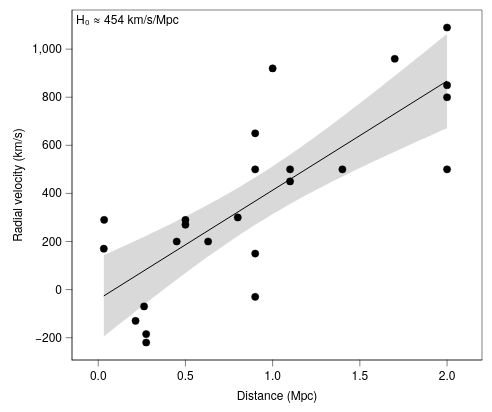

Describe this chart as a Vega-Lite specification.
### Vega-Lite specification from a JSON file in a GitHub repository (floating-point values rounded to 4 significant figures)
{"background": null, "config": {"arc": {"fill": "#DBDBDB", "fillOpacity": 1.0, "innerRadius": 43.75, "padAngle": 0.03, "stroke": "black", "strokeOpacity": 1, "strokeWidth": 0.25}, "area": {"fill": "#DBDBDB", "fillOpacity": 1.0, "stroke": "black", "strokeOpacity": 1, "strokeWidth": 0.25}, "axis": {"domain": true, "domainCap": "round", "domainColor": "black", "domainWidth": 0.25, "grid": false, "gridCap": "round", "gridColor": "#F1F1F1", "gridDash": [0, 0], "gridOpacity": 1.0, "gridWidth": 0.25, "labelColor": "black", "labelFont": "Helvetica Neue, HelveticaNeue, Helvetica, Arial, sans-serif", "labelFontSize": 6, "labelFontStyle": "normal", "labelFontWeight": 400, "offset": 0, "ticks": true, "tickCap": "round", "tickColor": "black", "tickRound": false, "tickSize": 3, "tickWidth": 0.25, "titleColor": "black", "titleFont": "Helvetica Neue, HelveticaNeue, Helvetica, Arial, sans-serif", "titleFontSize": 6, "titleFontStyle": "normal", "titleFontWeight": 400}, "axisX": {"domain": true, "labelAlign": "center", "labelAngle": 0, "labels": true, "ticks": true, "translate": 0}, "axisY": {"domain": true, "labelAlign": "right", "labelAngle": 0, "labels": true, "ticks": true, "translate": 0}, "axisRight": {"domain": true, "labelAlign": "left", "labelAngle": 0, "labels": true, "ticks": true, "translate": 0}, "axisTop": {"domain": true, "labelAlign": "center", "labelAngle": 0, "labels": true, "ticks": true, "translate": 0}, "axisBand": {"tickOffset": 0}, "bar": {"fill": "#DBDBDB", "fillOpacity": 1.0, "stroke": "black", "strokeOpacity": 1, "strokeWidth": 0.25}, "boxplot": {"size": 15.75, "ticks": {"cornerRadius": 0.25, "fill": "black", "opacity": 1, "size": 7.875, "thickness": 0.25}, "box": {"fillOpacity": 1.0, "stroke": "black", "strokeOpacity": 1, "strokeWidth": 0.25}, "median": {"cornerRadius": 0, "fill": "black", "fillOpacity": 1.0, "opacity": 1, "size": 15.75, "thickness": 0.25}, "rule": {"fill": "black", "fillOpacity": 1.0, "size": 17.5, "stroke": "black", "strokeDash": [0, 0], "strokeOpacity": 1, "strokeWidth": 0.25}, "outliers": {"color": "black", "fill": "black", "fillOpacity": 1.0, "size": 0, "stroke": "black", "strokeOpacity": 1, "strokeWidth": 0.25}}, "circle": {"fill": "black", "fillOpacity": 1.0, "size": 2.188, "stroke": null, "strokeOpacity": 1, "strokeWidth": 0.25}, "errorband": {"band": {"fillOpacity": 0.6, "stroke": null, "strokeWidth": 0.25, "strokeOpacity": 1}, "borders": {"opacity": 0, "strokeOpacity": 1, "strokeWidth": 0.25}}, "errorbar": {"opacity": 1, "rule": {"strokeDash": [0, 0], "strokeWidth": 0.25}, "ticks": {"color": "black", "cornerRadius": 0.125, "opacity": 1, "size": 10.5, "thickness": 0.25}, "thickness": 0.25}, "font": "Helvetica Neue, HelveticaNeue, Helvetica, Arial, sans-serif", "geoshape": {"fill": "#DBDBDB", "fillOpacity": 1.0, "stroke": "black", "strokeOpacity": 1, "strokeWidth": 0.25}, "header": {"labelColor": "black", "labelFont": "Helvetica Neue, HelveticaNeue, Helvetica, Arial, sans-serif", "labelFontSize": 6, "labelFontStyle": "normal", "labelFontWeight": 400, "titleColor": "black", "titleFont": "Helvetica Neue, HelveticaNeue, Helvetica, Arial, sans-serif", "titleFontSize": 6, "titleFontStyle": "normal", "titleFontWeight": 400, "titlePadding": 0}, "legend": {"disable": false, "offset": 4.5, "titlePadding": 4, "labelOffset": 2, "gradientLabelOffset": 2, "columnPadding": 4, "rowPadding": 2, "gradientLength": 87.5, "gradientThickness": 8.75, "gradientOpacity": 1.0, "gradientStrokeColor": "black", "gradientStrokeWidth": 0.25, "labelColor": "black", "labelFont": "Helvetica Neue, HelveticaNeue, Helvetica, Arial, sans-serif", "labelFontSize": 6, "labelFontStyle": "normal", "labelFontWeight": 400, "strokeColor": "black", "strokeWidth": 0, "symbolSize": 36, "symbolStrokeColor": "black", "symbolStrokeWidth": 0.25, "titleColor": "black", "titleFont": "Helvetica Neue, HelveticaNeue, Helvetica, Arial, sans-serif", "titleFontSize": 6, "titleFontStyle": "normal", "titleFontWeight": 400}, "line": {"color": "black", "stroke": "black", "strokeCap": "butt", "strokeDash": [0, 0], "strokeOpacity": 1, "strokeWidth": 0.5}, "point": {"filled": true, "fill": "#DBDBDB", "fillOpacity": 1.0, "size": 8.75, "stroke": "black", "strokeOpacity": 1, "strokeWidth": 0.25}, "range": {"category": ["#B2B2B2", "#4A7CD3", "#008542", "#664CAF", "#509F98", "#636363", "#284F93", "#005226", "#382864", "#285753"], "diverging": {"scheme": ["#443E60", "#5F597E", "#7C759B", "#9994B6", "#B7B4CC", "#D6D5DC", "#F6F6F6", "#D1DAD9", "#A4C2BF", "#7AA9A4", "#578E89", "#37736E", "#1B5954"]}, "heatmap": {"scheme": ["#440154", "#472270", "#433E82", "#38598C", "#2C728E", "#238A8D", "#24A086", "#39B578", "#5DC862", "#96D646", "#CAE02D", "#FDE724"]}, "ordinal": {"scheme": ["#F1F1F1", "#DBDBDB", "#C6C6C6", "#B2B2B2", "#9D9D9D", "#898989", "#767676", "#636363", "#515151", "#404040", "#2F2F2F", "#1F1F1F"]}, "ramp": {"scheme": ["#440154", "#472270", "#433E82", "#38598C", "#2C728E", "#238A8D", "#24A086", "#39B578", "#5DC862", "#96D646", "#CAE02D", "#FDE724"]}}, "rule": {"color": "black", "stroke": "black", "strokeCap": "round", "strokeDash": [2, 2], "strokeOpacity": 1, "strokeWidth": 0.25}, "scale": {"barBandPaddingInner": 0.1, "rectBandPaddingInner": 0, "tickBandPaddingInner": 0.1, "bandPaddingOuter": 0.1, "bandWithNestedOffsetPaddingInner": 0.2, "bandWithNestedOffsetPaddingOuter": 0.2, "offsetBandPaddingInner": 0, "offsetBandPaddingOuter": 0, "continuousPadding": 8.75, "round": false}, "rect": {"fill": "#DBDBDB", "fillOpacity": 1.0, "stroke": "black", "strokeOpacity": 1, "strokeWidth": 0.25}, "square": {"fill": "#DBDBDB", "fillOpacity": 1.0, "size": 17.5, "stroke": "black", "strokeOpacity": 1, "strokeWidth": 0.25}, "text": {"color": "black", "font": "Helvetica Neue, HelveticaNeue, Helvetica, Arial, sans-serif", "fontSize": 6, "fontStyle": "normal", "fontWeight": 400}, "tick": {"color": "black", "cornerRadius": 0.125, "opacity": 1.0, "size": 15.75, "thickness": 0.25}, "title": {"anchor": "middle", "frame": "group", "color": "black", "font": "Helvetica Neue, HelveticaNeue, Helvetica, Arial, sans-serif", "fontSize": 6, "fontStyle": "normal", "fontWeight": 400, "subtitleColor": "black", "subtitleFont": "Helvetica Neue, HelveticaNeue, Helvetica, Arial, sans-serif", "subtitleFontSize": 6, "subtitleFontStyle": "normal", "subtitleFontWeight": 400}, "trail": {"color": "black", "opacity": 1, "size": 0.5}, "view": {"continuousWidth": 205, "continuousHeight": 175, "discreteWidth": 205, "discreteHeight": 175, "fill": null, "stroke": "black", "strokeWidth": 0.25}}, "layer": [{"data": {"name": "data-85554fe86a852df2e7617ef3ce078e3a"}, "mark": {"type": "point", "color": "black", "filled": true, "size": 13}, "encoding": {"x": {"field": "distance", "scale": {"domain": [-0.05, 2.1], "nice": false}, "title": "Distance (Mpc)", "type": "quantitative"}, "y": {"field": "velocity", "title": "Radial velocity (km/s)", "type": "quantitative", "scale": {"nice": false}}}}, {"layer": [{"data": {"name": "data-6244fde04a48d5984bb2d262604c4d70"}, "mark": {"type": "area", "fill": "black", "fillOpacity": 0.15, "stroke": null, "strokeWidth": 0}, "encoding": {"x": {"field": "distance", "type": "quantitative", "scale": {"nice": false}}, "y": {"field": "velocity", "type": "quantitative", "scale": {"nice": false}}, "y2": {"field": "__ci_hi"}}}, {"data": {"name": "data-ea7ca8b838bcbd40baa648b4baba2d38"}, "mark": {"type": "line"}, "encoding": {"x": {"field": "distance", "type": "quantitative", "scale": {"nice": false}}, "y": {"field": "velocity", "type": "quantitative", "scale": {"nice": false}}}}], "name": "__dysonsphere_93070485e66ed928_65"}, {"data": {"values": [{"__dysonsphere__": 1}]}, "mark": {"type": "text", "align": "left", "angle": 0, "baseline": "top", "dx": 0, "dy": 0, "opacity": 1.0}, "encoding": {"text": {"value": "H₀ ≈ 454 km/s/Mpc"}, "x": {"value": 2}, "y": {"value": 2}}}], "$schema": "https://vega.github.io/schema/vega-lite/v6.4.1.json", "datasets": {"data-85554fe86a852df2e7617ef3ce078e3a": [{"distance": 0.032, "velocity": 170}, {"distance": 0.034, "velocity": 290}, {"distance": 0.214, "velocity": -130}, {"distance": 0.263, "velocity": -70}, {"distance": 0.275, "velocity": -185}, {"distance": 0.275, "velocity": -220}, {"distance": 0.45, "velocity": 200}, {"distance": 0.5, "velocity": 290}, {"distance": 0.5, "velocity": 270}, {"distance": 0.63, "velocity": 200}, {"distance": 0.8, "velocity": 300}, {"distance": 0.9, "velocity": -30}, {"distance": 0.9, "velocity": 650}, {"distance": 0.9, "velocity": 150}, {"distance": 0.9, "velocity": 500}, {"distance": 1.0, "velocity": 920}, {"distance": 1.1, "velocity": 450}, {"distance": 1.1, "velocity": 500}, {"distance": 1.4, "velocity": 500}, {"distance": 1.7, "velocity": 960}, {"distance": 2.0, "velocity": 500}, {"distance": 2.0, "velocity": 850}, {"distance": 2.0, "velocity": 800}, {"distance": 2.0, "velocity": 1090}], "data-6244fde04a48d5984bb2d262604c4d70": [{"distance": 0.032, "velocity": -195.2, "__ci_hi": 142.7, "__dysonsphere__": 1}, {"distance": 0.06324, "velocity": -177.1, "__ci_hi": 153.0, "__dysonsphere__": 1}, {"distance": 0.09448, "velocity": -159.0, "__ci_hi": 163.3, "__dysonsphere__": 1}, {"distance": 0.1257, "velocity": -141.0, "__ci_hi": 173.6, "__dysonsphere__": 1}, {"distance": 0.157, "velocity": -123.1, "__ci_hi": 184.0, "__dysonsphere__": 1}, {"distance": 0.1882, "velocity": -105.2, "__ci_hi": 194.5, "__dysonsphere__": 1}, {"distance": 0.2194, "velocity": -87.34, "__ci_hi": 205.1, "__dysonsphere__": 1}, {"distance": 0.2507, "velocity": -69.59, "__ci_hi": 215.7, "__dysonsphere__": 1}, {"distance": 0.2819, "velocity": -51.92, "__ci_hi": 226.4, "__dysonsphere__": 1}, {"distance": 0.3131, "velocity": -34.34, "__ci_hi": 237.2, "__dysonsphere__": 1}, {"distance": 0.3444, "velocity": -16.85, "__ci_hi": 248.1, "__dysonsphere__": 1}, {"distance": 0.3756, "velocity": 0.5412, "__ci_hi": 259.1, "__dysonsphere__": 1}, {"distance": 0.4069, "velocity": 17.83, "__ci_hi": 270.2, "__dysonsphere__": 1}, {"distance": 0.4381, "velocity": 34.99, "__ci_hi": 281.4, "__dysonsphere__": 1}, {"distance": 0.4693, "velocity": 52.04, "__ci_hi": 292.7, "__dysonsphere__": 1}, {"distance": 0.5006, "velocity": 68.95, "__ci_hi": 304.2, "__dysonsphere__": 1}, {"distance": 0.5318, "velocity": 85.72, "__ci_hi": 315.8, "__dysonsphere__": 1}, {"distance": 0.563, "velocity": 102.3, "__ci_hi": 327.5, "__dysonsphere__": 1}, {"distance": 0.5943, "velocity": 118.8, "__ci_hi": 339.4, "__dysonsphere__": 1}, {"distance": 0.6255, "velocity": 135.1, "__ci_hi": 351.5, "__dysonsphere__": 1}, {"distance": 0.6568, "velocity": 151.2, "__ci_hi": 363.8, "__dysonsphere__": 1}, {"distance": 0.688, "velocity": 167.1, "__ci_hi": 376.3, "__dysonsphere__": 1}, {"distance": 0.7192, "velocity": 182.8, "__ci_hi": 388.9, "__dysonsphere__": 1}, {"distance": 0.7505, "velocity": 198.3, "__ci_hi": 401.8, "__dysonsphere__": 1}, {"distance": 0.7817, "velocity": 213.6, "__ci_hi": 414.9, "__dysonsphere__": 1}, {"distance": 0.813, "velocity": 228.6, "__ci_hi": 428.2, "__dysonsphere__": 1}, {"distance": 0.8442, "velocity": 243.5, "__ci_hi": 441.8, "__dysonsphere__": 1}, {"distance": 0.8754, "velocity": 258.0, "__ci_hi": 455.6, "__dysonsphere__": 1}, {"distance": 0.9067, "velocity": 272.4, "__ci_hi": 469.6, "__dysonsphere__": 1}, {"distance": 0.9379, "velocity": 286.5, "__ci_hi": 483.9, "__dysonsphere__": 1}, {"distance": 0.9691, "velocity": 300.4, "__ci_hi": 498.4, "__dysonsphere__": 1}, {"distance": 1.0, "velocity": 314.0, "__ci_hi": 513.1, "__dysonsphere__": 1}, {"distance": 1.032, "velocity": 327.4, "__ci_hi": 528.1, "__dysonsphere__": 1}, {"distance": 1.063, "velocity": 340.5, "__ci_hi": 543.3, "__dysonsphere__": 1}, {"distance": 1.094, "velocity": 353.5, "__ci_hi": 558.7, "__dysonsphere__": 1}, {"distance": 1.125, "velocity": 366.2, "__ci_hi": 574.4, "__dysonsphere__": 1}, {"distance": 1.157, "velocity": 378.7, "__ci_hi": 590.2, "__dysonsphere__": 1}, {"distance": 1.188, "velocity": 391.1, "__ci_hi": 606.3, "__dysonsphere__": 1}, {"distance": 1.219, "velocity": 403.2, "__ci_hi": 622.5, "__dysonsphere__": 1}, {"distance": 1.25, "velocity": 415.2, "__ci_hi": 638.9, "__dysonsphere__": 1}, {"distance": 1.282, "velocity": 427.0, "__ci_hi": 655.5, "__dysonsphere__": 1}, {"distance": 1.313, "velocity": 438.6, "__ci_hi": 672.2, "__dysonsphere__": 1}, {"distance": 1.344, "velocity": 450.1, "__ci_hi": 689.1, "__dysonsphere__": 1}, {"distance": 1.375, "velocity": 461.5, "__ci_hi": 706.1, "__dysonsphere__": 1}, {"distance": 1.406, "velocity": 472.7, "__ci_hi": 723.2, "__dysonsphere__": 1}, {"distance": 1.438, "velocity": 483.8, "__ci_hi": 740.5, "__dysonsphere__": 1}, {"distance": 1.469, "velocity": 494.9, "__ci_hi": 757.8, "__dysonsphere__": 1}, {"distance": 1.5, "velocity": 505.8, "__ci_hi": 775.3, "__dysonsphere__": 1}, {"distance": 1.531, "velocity": 516.6, "__ci_hi": 792.9, "__dysonsphere__": 1}, {"distance": 1.563, "velocity": 527.3, "__ci_hi": 810.5, "__dysonsphere__": 1}, {"distance": 1.594, "velocity": 538.0, "__ci_hi": 828.2, "__dysonsphere__": 1}, {"distance": 1.625, "velocity": 548.5, "__ci_hi": 846.0, "__dysonsphere__": 1}, {"distance": 1.656, "velocity": 559.0, "__ci_hi": 863.9, "__dysonsphere__": 1}, {"distance": 1.688, "velocity": 569.5, "__ci_hi": 881.8, "__dysonsphere__": 1}, {"distance": 1.719, "velocity": 579.9, "__ci_hi": 899.8, "__dysonsphere__": 1}, {"distance": 1.75, "velocity": 590.2, "__ci_hi": 917.9, "__dysonsphere__": 1}, {"distance": 1.781, "velocity": 600.5, "__ci_hi": 936.0, "__dysonsphere__": 1}, {"distance": 1.813, "velocity": 610.7, "__ci_hi": 954.1, "__dysonsphere__": 1}, {"distance": 1.844, "velocity": 620.8, "__ci_hi": 972.3, "__dysonsphere__": 1}, {"distance": 1.875, "velocity": 631.0, "__ci_hi": 990.6, "__dysonsphere__": 1}, {"distance": 1.906, "velocity": 641.1, "__ci_hi": 1009.0, "__dysonsphere__": 1}, {"distance": 1.938, "velocity": 651.1, "__ci_hi": 1027.0, "__dysonsphere__": 1}, {"distance": 1.969, "velocity": 661.1, "__ci_hi": 1046.0, "__dysonsphere__": 1}, {"distance": 2.0, "velocity": 671.1, "__ci_hi": 1064.0, "__dysonsphere__": 1}], "data-ea7ca8b838bcbd40baa648b4baba2d38": [{"distance": 0.032, "velocity": -26.25, "__dysonsphere__": 1}, {"distance": 2.0, "velocity": 867.5, "__dysonsphere__": 1}]}}
